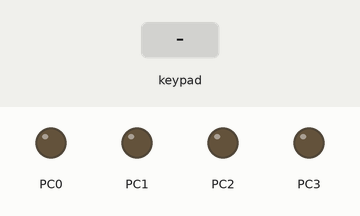
Bench run of a program on a simulated ATmega328P, built with avr-gcc and emulated at 16 MHz. On the bench: output pins drawn as LEDs (lit = HIGH). Wiring (inferred from the signals the program sends): 4×3 keypad with keys 1 2 3 4 5 6 7 8 9 * 0 #: rows PD0, PD1, PD2, PD3; columns PD4, PD5, PD6. Inputs (shaded band) come from the test bench.

Above: at 1.2 s.
1.3 s: key '2' pressed
At 1.4 s:
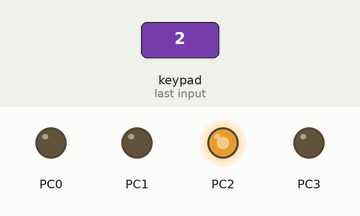
3.0 s: keypad keys 1 2 pressed 0.4 s apart
At 3.07 s:
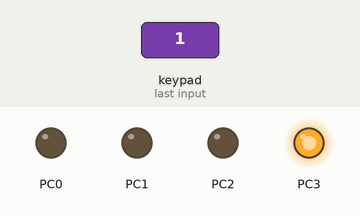
5.3 s: key '3' pressed
At 6.6 s:
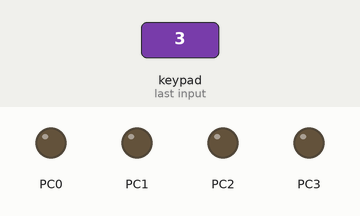
6.9 s: keypad keys 2 5 pressed 0.4 s apart
At 7.4 s:
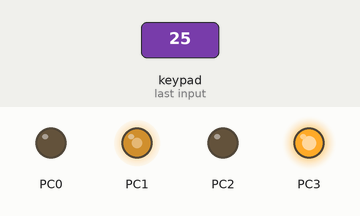
9.9 s: key '4' pressed
At 10.0 s:
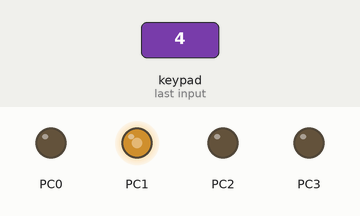
11.5 s: key '6' pressed
At 11.6 s:
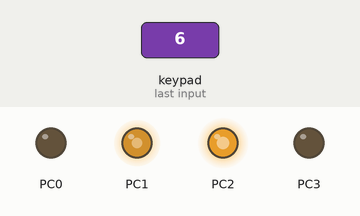
Timing chart, 0 to 14.2 s (numbered marks = the images above; inputs shaded):
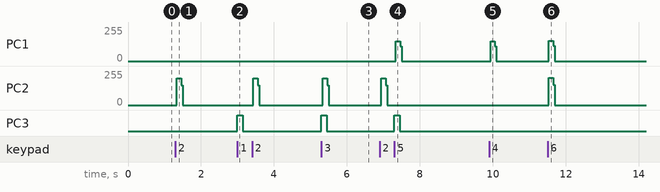

The program:

main.cpp
```cpp
/*
 * KeyIn.cpp
 *
 * Created: 2021-05-29 11:45:16 AM
 * Author : Senuri Ranatunga
 */

#define F_CPU 16000000UL
#include <avr/io.h>
#include "Key_Pad.h"

Key_Pad keyin;

 int main(void)
 {
	 while (1)
	 {
		 keyin.Led(); // calling the Led() function repeatedly
	 }
	 return 0;
 }
```

Key_Pad.cpp
```cpp
/*
 * Key_Pad.cpp
 *
 * Created: 2021-04-20 8:39:10 PM
 * Author : Senuri Ranatunga
 */

#include "Key_Pad.h"
char keys[4][3]={{'1','2','3'},{'4','5','6'},{'7','8','9'},{'*','0','#'}};

//Scanning the keypad repeatedly to check whether a key is pressed
char Key_Pad :: keyInput(){

	KEY_PORT |= 0b00001111; //set all row pins to HIGH
	for (int r=0; r<=3; r++){
		KEY_DDR &= ~0b01111111; //clearing previous bits
		KEY_DDR |= 0b00000001 << r ; //set the current pin to output
		KEY_PORT &= ~(0b00000001 << r); // set the current row pin to LOW
		for (int c=0; c<=2; c++){
			KEY_PORT |= (0b00010000 << c);
			if (!(KEY_PIN & (0b00010000 << c))){ // check each column in the respective row for a pressed key
				char pressed = keys[r][c]; // obtain the pressed key
				if ((pressed!='*') & (pressed!='#')){
					return pressed;
				}
				return 'X';
			}
		}
	}
	return 'X';
}


void Key_Pad :: Led(){
	LED_DDR |= 0b00001111; // set the pins to Output
	char key = keyInput(); // obtain the pressed key
	if (key == 'X'){ // when a key is not pressed or when '*' or '#' is pressed turn off the LEDs
		LED_PORT = LED_PORT & (~(1<<0));
		LED_PORT = LED_PORT & (~(1<<1));
		LED_PORT = LED_PORT & (~(1<<2));
		LED_PORT = LED_PORT & (~(1<<3));
	}
	else{  // when a key is pressed
		int key_no = int(key) - int ('0'); // convert the key value from char to int
		int binary[4]={0,0,0,0};
		for (int i=3; i>=0 ;i--){ // obtain the binary number of the key
			binary[i]=key_no % 2;
			key_no=key_no / 2;
			for (int i=0; i<=3; i++){ // turn on or off the LEDs according to the binary value of the key
				if (binary[i]==1){
					LED_PORT = LED_PORT | (1<<i); // 1 >> LED on
				}
				else{
					LED_PORT = LED_PORT & (~(1<<i)); // 0 >> LED off
				}
			}
		}
	}
}
```

Key_Pad.h
```cpp
/*
 * Key_Pad.h
 *
 * Created: 2021-04-22 10:21:00 PM
 *  Author: Senuri Ranatunga
 */


#ifndef Key_Pad_h_
#define Key_Pad_h_
#define F_CPU 16000000UL
#include <avr/io.h>

/*
Rows          Columns
R1 >> PD0     C1 >> PD4
R2 >> PD1     C2 >> PD5
R3 >> PD2     C3 >> PD6
R4 >> PD3

LEDs
LED1 (2^3) >> PC0
LED2 (2^2) >> PC1
LED3 (2^1) >> PC2
LED4 (2^0) >> PC3
 */
class Key_Pad
{
	public:
	//KEYPAD IS ATTACHED ON PORTD

	#define KEY_PORT PORTD
	#define KEY_DDR   DDRD
	#define KEY_PIN   PIND

	//LEDs ARE ATTACHED ON PORTC

	#define LED_PORT PORTC
	#define LED_DDR   DDRC
	#define LED_PIN   PINC

	char keyInput();
	void Led();

	};


#endif /* Key_Pad_h_ */
```

Measured:
- after the input at 1.3 s, PC2: 0/255 → 199/255 at once, → 0/255 0.12 s later
- after the input at 3.0 s, PC2: 0/255 → 200/255 after 0.44 s, → 0/255 0.12 s later; PC3: LOW → HIGH at once, → LOW 0.15 s later
- after the input at 5.3 s, PC2: 0/255 → 201/255 at once, → 0/255 0.12 s later; PC3: LOW → HIGH at once, → LOW 0.15 s later
- after the input at 6.9 s, PC1: 0/255 → 150/255 after 0.44 s, → 0/255 0.12 s later; PC2: 0/255 → 200/255 at once, → 0/255 0.12 s later; PC3: LOW → HIGH after 0.40 s, → LOW 0.15 s later
- after the input at 9.9 s, PC1: 0/255 → 148/255 at once, → 0/255 0.12 s later
- after the input at 11.5 s, PC1: 0/255 → 152/255 at once, → 0/255 0.12 s later; PC2: 0/255 → 203/255 at once, → 0/255 0.12 s later
